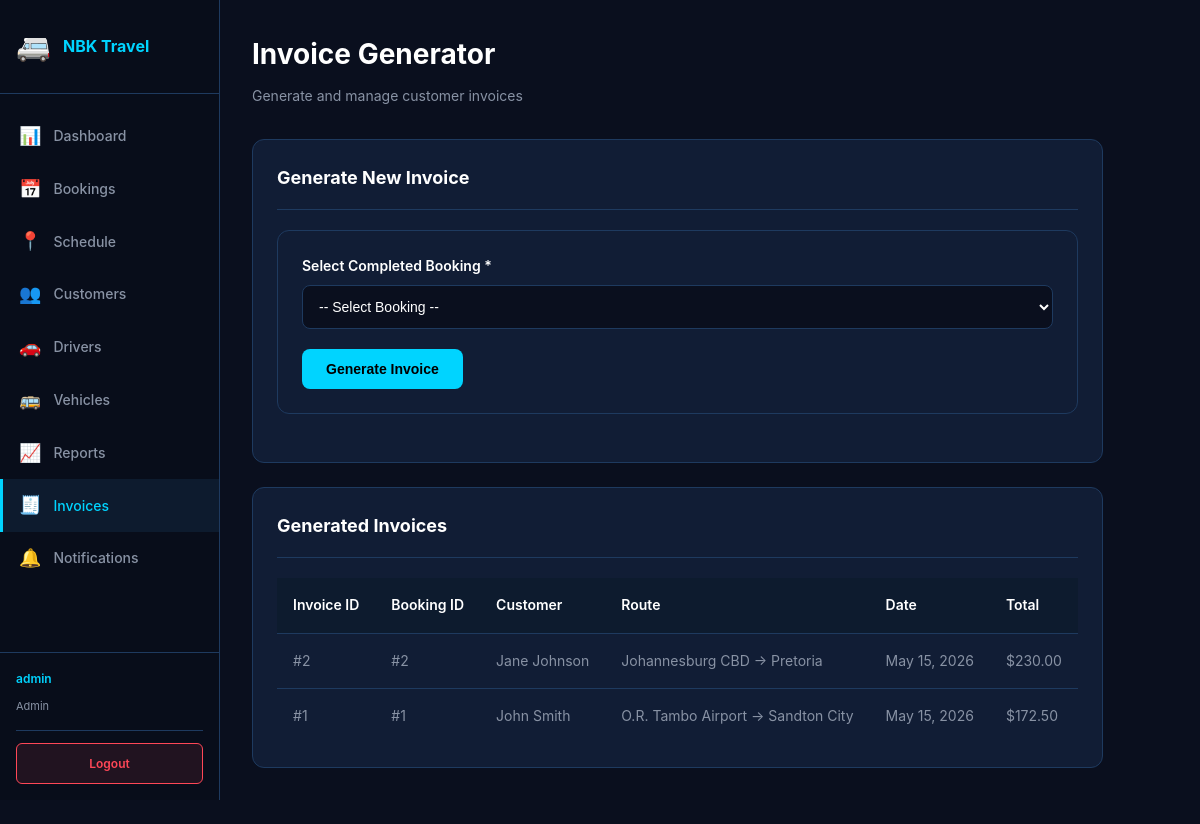
Screenshot of /invoices.php (signed in) with the database file from the repository.
### tables this page shows
CREATE TABLE IF NOT EXISTS invoices (
    invoiceId INT PRIMARY KEY AUTO_INCREMENT,
    bookingId INT NOT NULL UNIQUE,
    customerId INT NOT NULL,
    invoiceDate DATETIME DEFAULT CURRENT_TIMESTAMP,
    subtotal DECIMAL(8,2) NOT NULL,
    taxAmount DECIMAL(8,2) NOT NULL,
    totalAmount DECIMAL(8,2) NOT NULL,
    pdfPath VARCHAR(255),
    
    FOREIGN KEY (bookingId) REFERENCES bookings(bookingId) ON DELETE CASCADE,
    FOREIGN KEY (customerId) REFERENCES customers(customerId) ON DELETE RESTRICT,
    
    INDEX idx_bookingId (bookingId),
    INDEX idx_customerId (customerId)
);

CREATE TABLE IF NOT EXISTS customers (
    customerId INT PRIMARY KEY AUTO_INCREMENT,
    fullName VARCHAR(100) NOT NULL,
    phoneNumber VARCHAR(20) NOT NULL UNIQUE,
    emailAddress VARCHAR(100),
    preferences VARCHAR(255),
    createdAt DATETIME DEFAULT CURRENT_TIMESTAMP,
    
    INDEX idx_phone (phoneNumber)
);

CREATE TABLE IF NOT EXISTS bookings (
    bookingId INT PRIMARY KEY AUTO_INCREMENT,
    customerId INT NOT NULL,
    driverId INT NULL,
    vehicleId INT NULL,
    pickupLocation VARCHAR(100) NOT NULL,
    dropoffLocation VARCHAR(100) NOT NULL,
    bookingDate DATETIME NOT NULL,
    passengers INT NOT NULL,
    fareAmount DECIMAL(8,2) NOT NULL,
    status ENUM('pending','confirmed','completed','cancelled') DEFAULT 'pending',
    cancellationReason VARCHAR(255) NULL,
    createdAt DATETIME DEFAULT CURRENT_TIMESTAMP,
    
    FOREIGN KEY (customerId) REFERENCES customers(customerId) ON DELETE RESTRICT,
    FOREIGN KEY (driverId) REFERENCES drivers(driverId) ON DELETE SET NULL,
    FOREIGN KEY (vehicleId) REFERENCES vehicles(vehicleId) ON DELETE SET NULL,
    
    INDEX idx_status (status),
    INDEX idx_bookingDate (bookingDate),
    INDEX idx_customerId (customerId)
);

### invoices.php (the view, shortened to what this page needs)
<?php
require_once 'includes/db.php';
$invoicesStmt = $conn->prepare("SELECT i.invoiceId, i.bookingId, c.fullName, b.pickupLocation, b.dropoffLocation, i.invoiceDate, i.totalAmount FROM invoices i JOIN bookings b ON i.bookingId = b.bookingId JOIN customers c ON i.customerId = c.customerId ORDER BY i.invoiceDate DESC LIMIT 20");
$invoicesStmt->execute();
$invoicesResult = $invoicesStmt->get_result();
$invoices = [];
while ($row = $invoicesResult->fetch_assoc()) {
    $invoices[] = $row;
}
require_once 'includes/header.php';
?>
<div class="page-header">
    <h1>Invoice Generator</h1>
    <p>Generate and manage customer invoices</p>
</div>
<div class="card">
    <div class="card-header">
        <h2>Generate New Invoice</h2>
    </div>
    <div class="card-body">
        <form id="invoiceForm" class="form-wrapper">
            <div class="form-group full">
                <label for="bookingId">Select Completed Booking *</label>
                <select id="bookingId" required onchange="previewInvoice()">
                    <option value="">-- Select Booking --</option>
                </select>
            </div>
            <button type="submit" class="btn btn-primary">Generate Invoice</button>
        </form>
    </div>
</div>
<div class="card">
    <div class="card-header">
        <h2>Generated Invoices</h2>
    </div>
    <div class="card-body">
        <table>
            <thead>
                <tr>
                    <th>Invoice ID</th>
                    <th>Booking ID</th>
                    <th>Customer</th>
                    <th>Route</th>
                    <th>Date</th>
                    <th>Total</th>
                </tr>
            </thead>
            <tbody>
                <?php foreach ($invoices as $invoice): ?>
                <tr>
                    <td>#<?php echo $invoice['invoiceId']; ?></td>
                    <td>#<?php echo $invoice['bookingId']; ?></td>
                    <td><?php echo htmlspecialchars($invoice['fullName']); ?></td>
                    <td><?php echo htmlspecialchars($invoice['pickupLocation']); ?> → <?php echo htmlspecialchars($invoice['dropoffLocation']); ?></td>
                    <td><?php echo date('M d, Y', strtotime($invoice['invoiceDate'])); ?></td>
                    <td>$<?php echo number_format($invoice['totalAmount'], 2); ?></td>
                </tr>
                <?php endforeach; ?>
            </tbody>
        </table>
    </div>
</div>
<?php require_once 'includes/footer.php'; ?>

### assets/css/style.css (style rules this page uses)
:root { --bg-primary: #0a0f1e; --bg-panel: #0d1b2e; --bg-card: #111d35; --accent: #00d4ff; --accent-hover: #00b8d9; --accent-glow: 0 0 20px rgba(0,212,255,0.3); --danger: #ff4757; --success: #2ed573; --warning: #ffa502; --text-primary: #ffffff; --text-secondary: #8892a4; --border: #1e3a5f; --border-accent: rgba(0,212,255,0.25); }
* { margin: 0; padding: 0; box-sizing: border-box; }
html, body { background: var(--bg-primary); color: var(--text-primary); font-family: -apple-system, BlinkMacSystemFont, 'Segoe UI', 'Roboto', sans-serif; line-height: 1.6; }
.form-group { margin-bottom: 20px; }
.form-group label { display: block; margin-bottom: 8px; font-weight: 600; font-size: 14px; color: var(--text-primary); }
.form-group input, .form-group select, .form-group textarea { width: 100%; padding: 12px; background: var(--bg-primary); border: 1px solid var(--border); border-radius: 8px; color: var(--text-primary); font-size: 14px; transition: all 0.3s ease; }
.btn { padding: 12px 24px; border: none; border-radius: 8px; font-weight: 700; font-size: 14px; cursor: pointer; transition: all 0.3s ease; display: inline-flex; align-items: center; gap: 8px; text-decoration: none; }
.btn-primary { background: var(--accent); color: #000; }
body { display: flex; }
.page-header { margin-bottom: 32px; }
.page-header h1 { font-size: 28px; font-weight: 700; margin-bottom: 8px; }
.page-header p { color: var(--text-secondary); font-size: 14px; }
.card { background: var(--bg-card); border: 1px solid var(--border); border-radius: 12px; padding: 24px; margin-bottom: 24px; }
.card-header { display: flex; justify-content: space-between; align-items: center; margin-bottom: 20px; padding-bottom: 16px; border-bottom: 1px solid var(--border); }
.card-header h2 { font-size: 18px; font-weight: 700; margin: 0; }
.card-body { margin-bottom: 0; }
table { width: 100%; border-collapse: collapse; font-size: 14px; }
thead { background: var(--bg-panel); border-bottom: 1px solid var(--border); }
th { padding: 16px; text-align: left; font-weight: 600; color: var(--text-primary); }
td { padding: 16px; border-bottom: 1px solid var(--border); color: var(--text-secondary); }
tbody tr:last-child td { border-bottom: none; }
.form-wrapper { background: var(--bg-card); border: 1px solid var(--border); border-radius: 12px; padding: 24px; margin-bottom: 24px; }
.form-group.full { grid-column: 1 / -1; }

### rows the page displays
invoices: invoiceId "2", bookingId "2", customerId.fullName "Jane Johnson", bookingId.pickupLocation "Johannesburg CBD", bookingId.dropoffLocation "Pretoria", invoiceDate "May 15, 2026", totalAmount "230.00"
invoices: invoiceId "1", bookingId "1", customerId.fullName "John Smith", bookingId.pickupLocation "O.R. Tambo Airport", bookingId.dropoffLocation "Sandton City", invoiceDate "May 15, 2026", totalAmount "172.50"

### other values shown
$_SESSION['username'] "admin"
$_SESSION['role'] "Admin"
